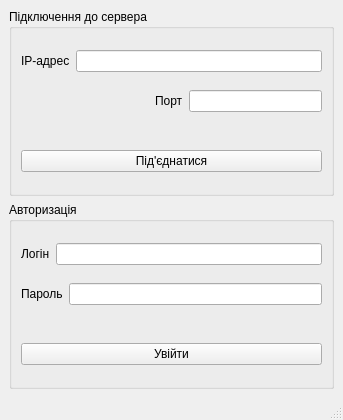
<?xml version="1.0" encoding="UTF-8"?>
<ui version="4.0">
 <class>loginForm</class>
 <widget class="QMainWindow" name="loginForm">
  <property name="geometry">
   <rect>
    <x>0</x>
    <y>0</y>
    <width>343</width>
    <height>420</height>
   </rect>
  </property>
  <property name="windowTitle">
   <string>MainWindow</string>
  </property>
  <widget class="QWidget" name="centralwidget">
   <layout class="QGridLayout" name="gridLayout">
    <item row="0" column="1">
     <widget class="QGroupBox" name="groupBox_2">
      <property name="title">
       <string>Підключення до сервера</string>
      </property>
      <layout class="QVBoxLayout" name="verticalLayout_2">
       <item>
        <layout class="QHBoxLayout" name="horizontalLayout_3">
         <item>
          <widget class="QLabel" name="label_3">
           <property name="text">
            <string>ІP-адрес</string>
           </property>
          </widget>
         </item>
         <item>
          <widget class="QLineEdit" name="ilinEdit_pAdress"/>
         </item>
        </layout>
       </item>
       <item>
        <layout class="QHBoxLayout" name="horizontalLayout_4">
         <item>
          <spacer name="horizontalSpacer">
           <property name="orientation">
            <enum>Qt::Horizontal</enum>
           </property>
           <property name="sizeHint" stdset="0">
            <size>
             <width>40</width>
             <height>20</height>
            </size>
           </property>
          </spacer>
         </item>
         <item>
          <widget class="QLabel" name="label_4">
           <property name="text">
            <string>Порт</string>
           </property>
          </widget>
         </item>
         <item>
          <widget class="QLineEdit" name="lineEdit_port"/>
         </item>
        </layout>
       </item>
       <item>
        <spacer name="horizontalSpacer_2">
         <property name="orientation">
          <enum>Qt::Horizontal</enum>
         </property>
         <property name="sizeHint" stdset="0">
          <size>
           <width>40</width>
           <height>20</height>
          </size>
         </property>
        </spacer>
       </item>
       <item>
        <widget class="QPushButton" name="pushButton_login_3">
         <property name="text">
          <string>Під'єднатися</string>
         </property>
        </widget>
       </item>
      </layout>
     </widget>
    </item>
    <item row="1" column="1">
     <widget class="QGroupBox" name="groupBox">
      <property name="title">
       <string>Авторизація</string>
      </property>
      <layout class="QVBoxLayout" name="verticalLayout">
       <item>
        <layout class="QHBoxLayout" name="horizontalLayout">
         <item>
          <widget class="QLabel" name="label">
           <property name="text">
            <string>Логін</string>
           </property>
          </widget>
         </item>
         <item>
          <widget class="QLineEdit" name="lineEdit_login"/>
         </item>
        </layout>
       </item>
       <item>
        <layout class="QHBoxLayout" name="horizontalLayout_2">
         <item>
          <widget class="QLabel" name="label_2">
           <property name="text">
            <string>Пароль</string>
           </property>
          </widget>
         </item>
         <item>
          <widget class="QLineEdit" name="lineEdit_password"/>
         </item>
        </layout>
       </item>
       <item>
        <spacer name="horizontalSpacer_3">
         <property name="orientation">
          <enum>Qt::Horizontal</enum>
         </property>
         <property name="sizeHint" stdset="0">
          <size>
           <width>40</width>
           <height>20</height>
          </size>
         </property>
        </spacer>
       </item>
       <item>
        <widget class="QPushButton" name="pushButton_login">
         <property name="text">
          <string>Увійти</string>
         </property>
        </widget>
       </item>
      </layout>
     </widget>
    </item>
   </layout>
  </widget>
  <widget class="QMenuBar" name="menubar">
   <property name="geometry">
    <rect>
     <x>0</x>
     <y>0</y>
     <width>343</width>
     <height>26</height>
    </rect>
   </property>
  </widget>
  <widget class="QStatusBar" name="statusbar"/>
 </widget>
 <resources/>
 <connections/>
</ui>
